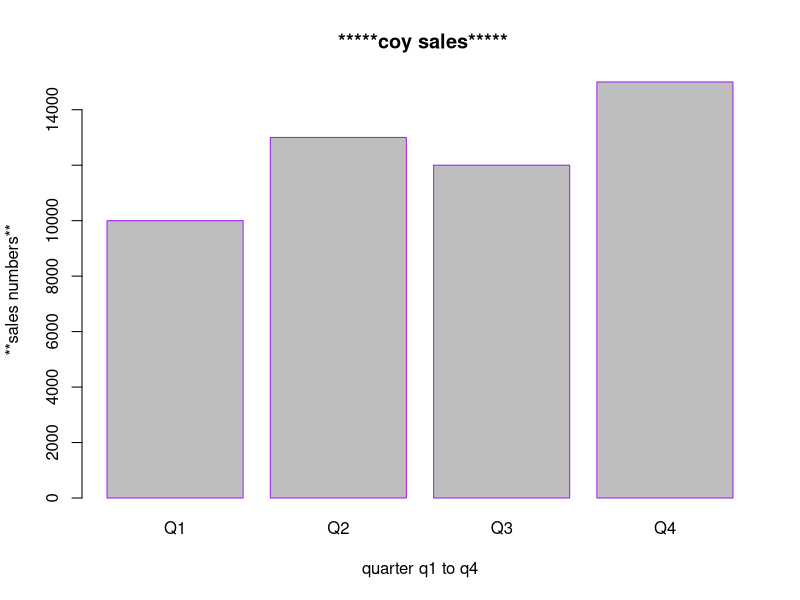
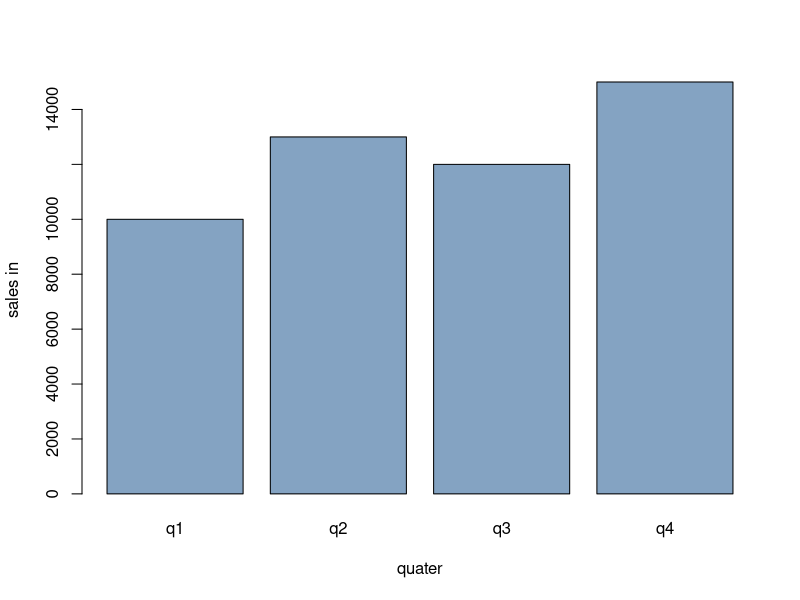

R code for these plots, in order:
# assignments 3 graphs 

##Assignment - 3 : 09 Sep 17   : Due Date : 11 Sep 17

qtr = c('Q1','Q2','Q3','Q4')

sales = c(10000,13000,12000,15000)

df1 = data.frame(qtr,sales)
df1
barplot(df1$sales,
       main=" *****coy sales*****",
        xlab="quarter q1 to q4",
        ylab="**sales numbers**",
        names.arg=df1$qtr,
        ylim=c(0,15000),border="purple")
  


## using vectors
sales=c(10000,13000,12000,15000)
(names(sales)=c("q1","q2","q3","q4"))

# A basic barplot
barplot(sales, col=rgb(0.2,0.4,0.6,0.6), xlab="quater",ylab="sales in" )


